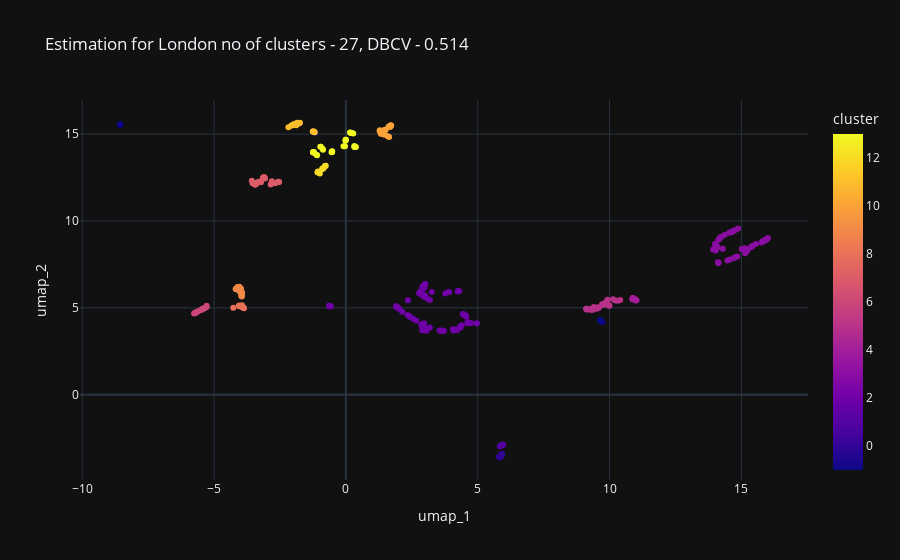

Notebook source saved alongside this figure:
### Code cell
#visualizing data also with plotly express
import plotly.express as px
px.scatter(gb_train_umap_df, x="umap_1", y="umap_2", color = "cluster",  template = "plotly_dark", title = "Estimation for London no of clusters - 27, DBCV - 0.514")

### Figure 1 — Plotly figure (JSON) as saved in the notebook; plotly's stock layout.template omitted (floating-point values rounded to 4 significant figures; data arrays with more than 128 entries replaced by an {"elided": "..."} marker saying what was removed)
{"data": [{"hovertemplate": "umap_1=%{x}<br>umap_2=%{y}<br>cluster=%{marker.color}<extra></extra>", "legendgroup": "", "marker": {"color": {"elided": "390 int values"}, "coloraxis": "coloraxis", "symbol": "circle"}, "mode": "markers", "name": "", "orientation": "v", "showlegend": false, "type": "scatter", "x": {"elided": "390 float values"}, "xaxis": "x", "y": {"elided": "390 float values"}, "yaxis": "y"}], "layout": {"coloraxis": {"colorbar": {"title": {"text": "cluster"}}, "colorscale": [[0, "#0d0887"], [0.1111, "#46039f"], [0.2222, "#7201a8"], [0.3333, "#9c179e"], [0.4444, "#bd3786"], [0.5556, "#d8576b"], [0.6667, "#ed7953"], [0.7778, "#fb9f3a"], [0.8889, "#fdca26"], [1, "#f0f921"]]}, "legend": {"tracegroupgap": 0}, "title": {"text": "Estimation for London no of clusters - 27, DBCV - 0.514"}, "xaxis": {"anchor": "y", "domain": [0, 1], "title": {"text": "umap_1"}}, "yaxis": {"anchor": "x", "domain": [0, 1], "title": {"text": "umap_2"}}}}
